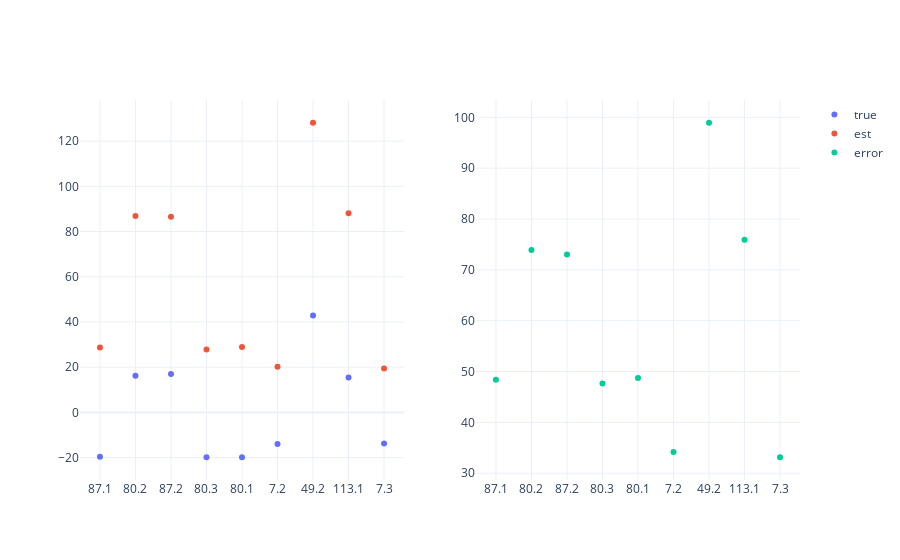

Notebook code for this chart:
### Code cell
inj = topology.injections.power_real
pvs = []
for id, eq, power in zip(inj.ids, inj.equipment_ids, inj.values):
    type, _ = eq.split('.')
    if type == "PVSystem":
        pvs.append(id)

# filter missing nodes
common_columns = set(est_powers.columns).intersection(pvs)
missing_nodes = set(common_columns).symmetric_difference(pvs)
print("Missing PVs: ", sorted(missing_nodes))
true = true_powers.filter(common_columns)
est = est_powers.filter(common_columns)

true = true.loc[ts]
est = est.loc[ts]
error = (true - est)

fig = make_subplots(rows=1,cols=2)
fig.add_trace(
    go.Scatter(name='true', x=true.index, y=true.values.real,mode='markers'), 
    row=1,col=1)
fig.add_trace(
    go.Scatter(name='est',x=est.index, y=est.values.real,mode='markers'),
    row=1,col=1)
fig.add_trace(
    go.Scatter(name='error',x=error.index, y=error.abs(),mode='markers'), 
    row=1,col=2)
fig.update_layout(template="plotly_white")
fig.show()

### Figure 1 — Plotly figure (JSON) as saved in the notebook; plotly's stock layout.template omitted (floating-point values rounded to 4 significant figures)
{"data": [{"mode": "markers", "name": "true", "type": "scatter", "x": ["87.1", "80.2", "87.2", "80.3", "80.1", "7.2", "49.2", "113.1", "7.3"], "xaxis": "x", "y": [-19.64, 16.25, 16.96, -19.84, -19.82, -13.97, 42.88, 15.45, -13.75], "yaxis": "y"}, {"mode": "markers", "name": "est", "type": "scatter", "x": ["87.1", "80.2", "87.2", "80.3", "80.1", "7.2", "49.2", "113.1", "7.3"], "xaxis": "x", "y": [28.72, 86.85, 86.55, 27.78, 28.91, 20.2, 128.1, 88.06, 19.38], "yaxis": "y"}, {"mode": "markers", "name": "error", "type": "scatter", "x": ["87.1", "80.2", "87.2", "80.3", "80.1", "7.2", "49.2", "113.1", "7.3"], "xaxis": "x2", "y": [48.37, 73.89, 72.99, 47.64, 48.74, 34.18, 98.93, 75.91, 33.14], "yaxis": "y2"}], "layout": {"autosize": true, "xaxis": {"anchor": "y", "autorange": true, "domain": [0, 0.45], "range": [-0.5595, 8.559], "type": "category"}, "xaxis2": {"anchor": "y2", "autorange": true, "domain": [0.55, 1], "range": [-0.5595, 8.559], "type": "category"}, "yaxis": {"anchor": "x", "autorange": true, "domain": [0, 1], "range": [-32.05, 140.3], "type": "linear"}, "yaxis2": {"anchor": "x2", "autorange": true, "domain": [0, 1], "range": [27.71, 104.4], "type": "linear"}}}
